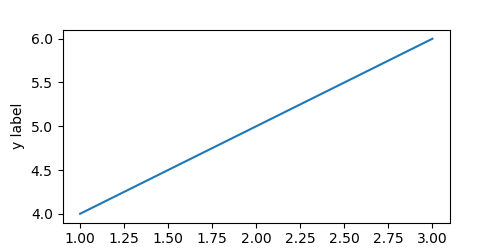

Source code (Python):
plt.figure(figsize=(5, 2.5))
plt.plot([1, 2, 3], [4, 5, 6])
plt.xlabel("x label")
plt.ylabel("y label")
plt.savefig("direct.png")
print(imread("direct.png").shape) # outputs (250, 500, 4)
